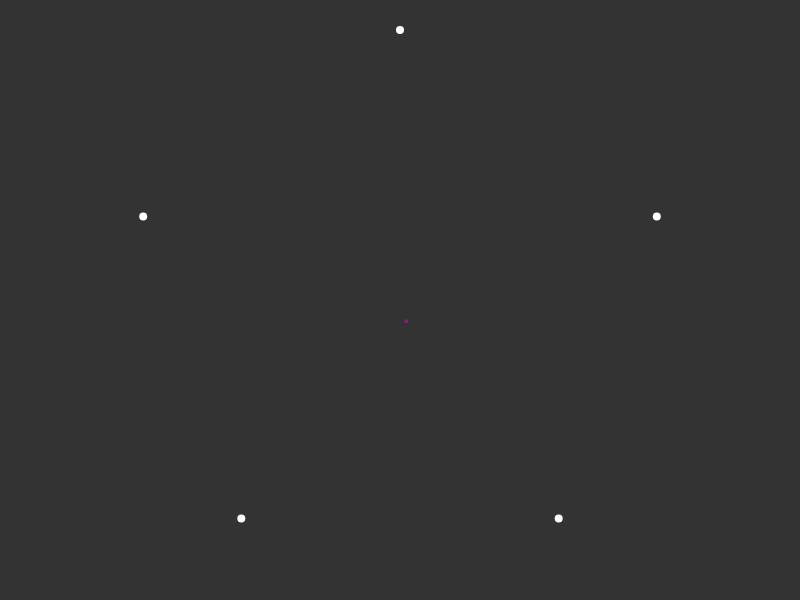
Frame 1 (no input)
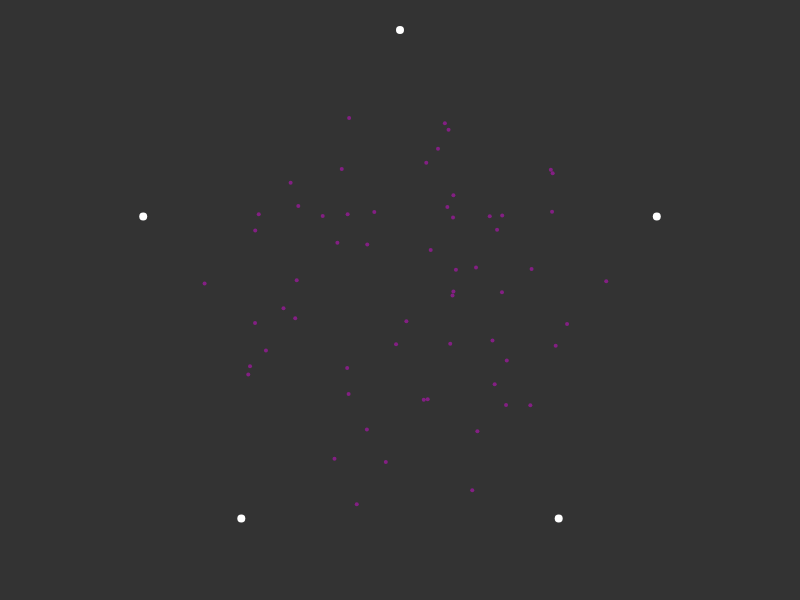
Frame 60 (no input)
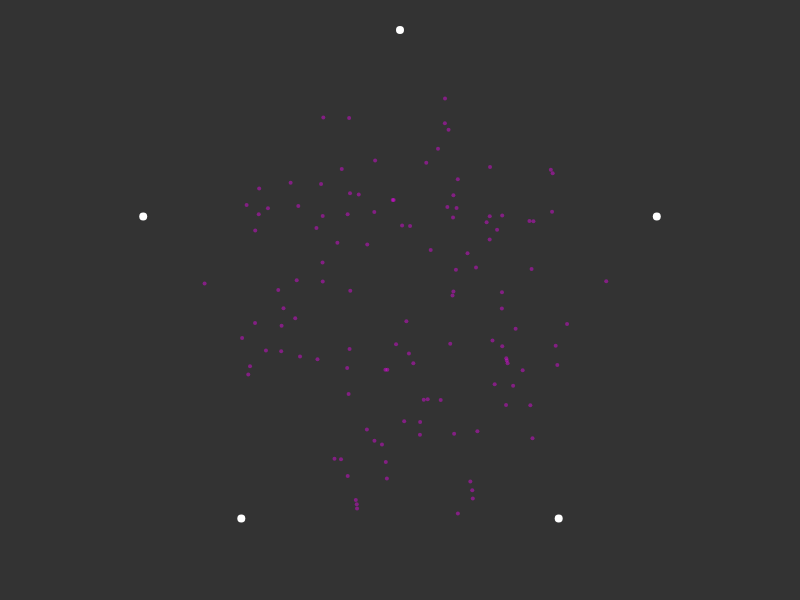
Frame 120 (the mouse pressed at the canvas centre since frame 60)

The p5.js sketch that drew these frames (run headless with seeded random() and noise() and a simulated clock; from frame 60 on, the mouse is pressed at the canvas centre):

// p5.js sketch
// ── sketch.js
var radius;
var points = [];
var centre;
var oldMarker;
var oldPoint;

function setup() {
  // put setup code here
  createCanvas(displayWidth, displayHeight);
  background(51);

  centre = createVector(displayWidth/2, displayHeight/2);

  var smallestDim = min(displayWidth, displayHeight);
  radius = (smallestDim * 0.9) / 2;

  var numPoints = 5;
  points = createPoints(numPoints);

  strokeWeight(8);
  stroke(255);
  for(var i = 0; i < numPoints; i++) {
    var v = points[i];
    point(v.x, v.y);
  }

  oldMarker = createVector(random(displayWidth), random(displayHeight));
}

function draw() {
  var newMarker = moveMarker();
  stroke(255, 0, 255, 100);
  strokeWeight(4);
  point(newMarker.x, newMarker.y);
  oldMarker = newMarker;
}

function createPoints(numPoints) {
  var newPoints = [];
  for(var i = 0; i < numPoints; i++) {
    var angle = i * TWO_PI / numPoints;
    // minus PI/2 so points start at the top of the screen
    angle = angle - PI / 2;
    let v = p5.Vector.fromAngle(angle);
    v.mult(radius);
    v.add(centre);
    newPoints.push(v);
  }
  return newPoints;
}

function moveMarker() {
  var availablePoints = points.filter(p => p !== oldPoint);
  var randomPoint = random(availablePoints);
  var x = lerp(oldMarker.x, randomPoint.x, 0.5);
  var y = lerp(oldMarker.y, randomPoint.y, 0.5);
  var newPoint = createVector(x, y);
  oldPoint = randomPoint;
  return newPoint;
}
